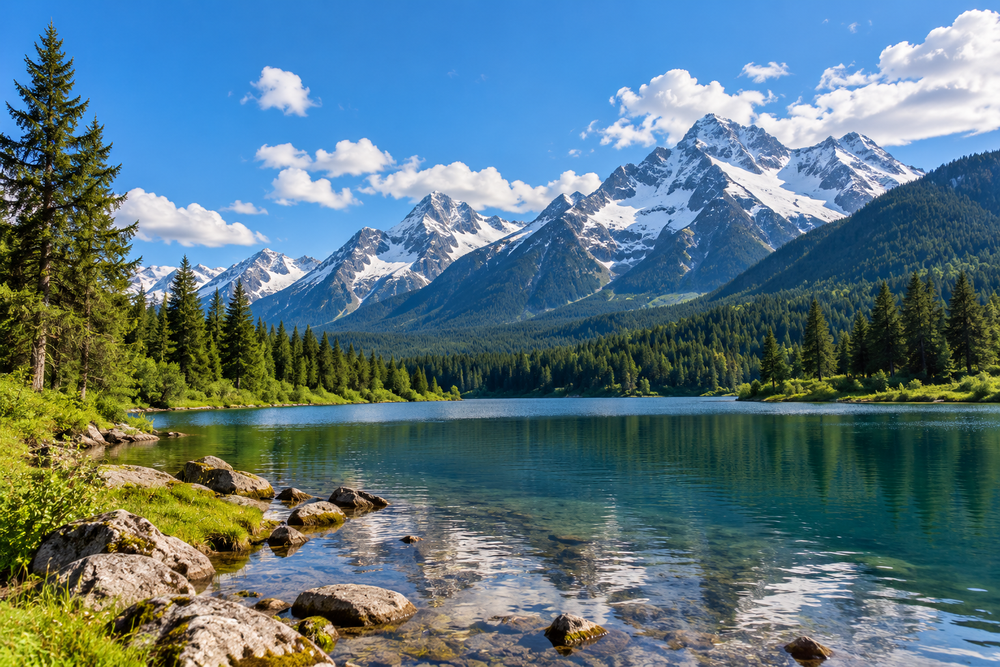
#> input picture Task 5(Image Enhancement)/input_image.png, 1000 x 667 px, shrunk from 1536 x 1024 before the run
$ python image_enhancement.py
#> lines starting #> are read from the running program, lines starting #| are printed output that depends on the picture
from PIL import Image, ImageEnhance, ImageFilter
import os

input_file = "input_image.png"
output_file = "enhanced_image.png"

if not os.path.exists(input_file):
    print("Input image not found.")

else:
    image = Image.open(input_file)
#> image is the input picture: PIL image 1000x667 RGB; mean R, G, B 89.9, 118.2, 128.1

    print("================================")
    print("IMAGE ENHANCEMENT")
    print("================================")
    print()

    print("Input Image     :", input_file)
    print("Original Size   :", image.size)
#| Original Size   : (1000, 667)

    # Enhance contrast
    enhanced = ImageEnhance.Contrast(image).enhance(1.5)
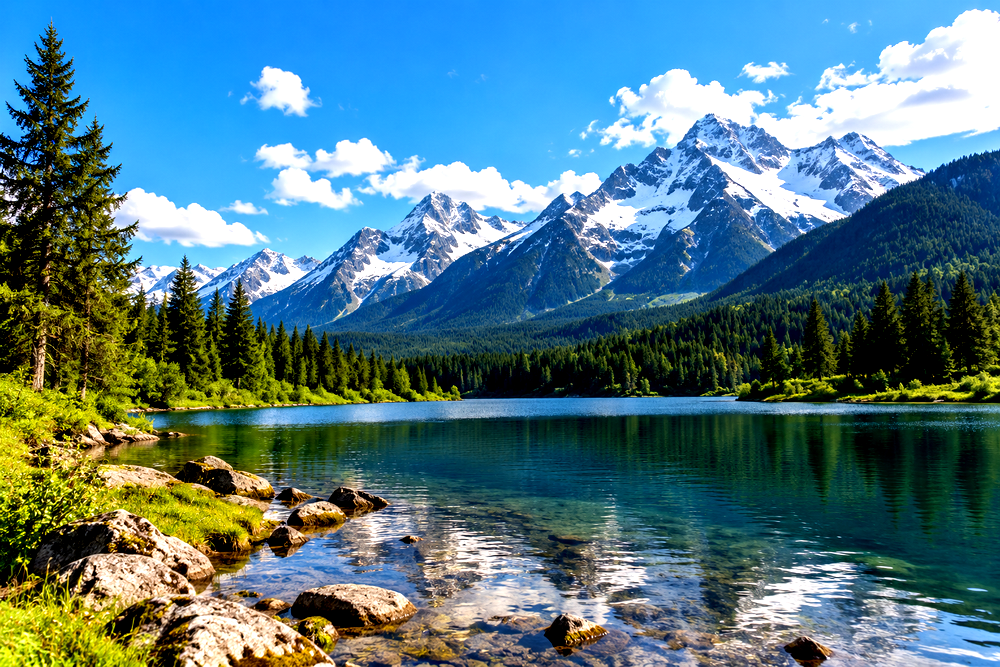
#> enhanced: PIL image 1000x667 RGB; mean R, G, B 81.7, 120.9, 132

    # Enhance color
    enhanced = ImageEnhance.Color(enhanced).enhance(1.2)
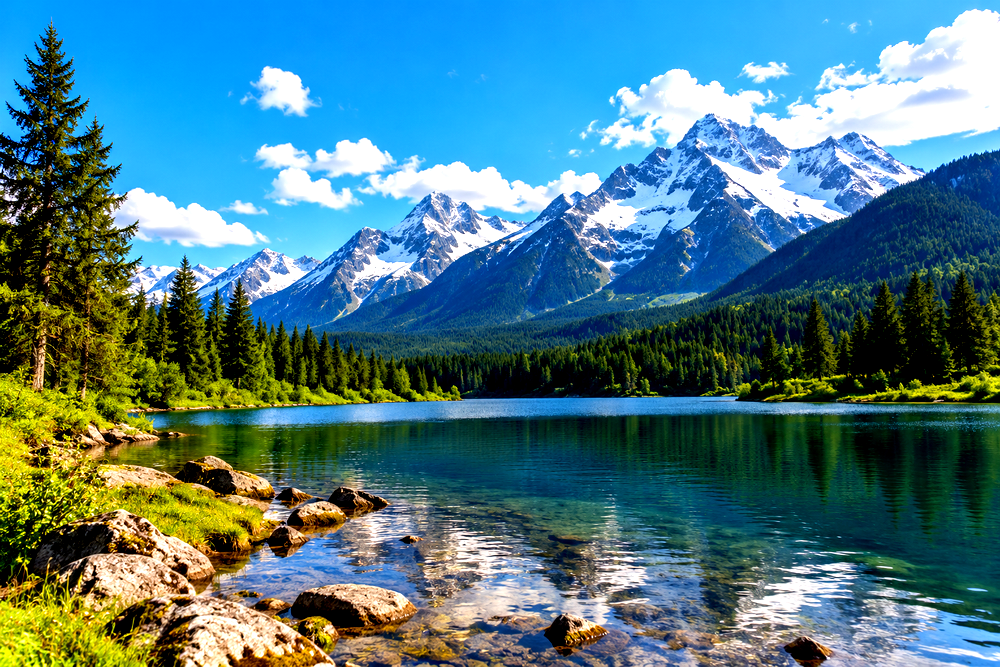
#> enhanced: PIL image 1000x667 RGB; mean R, G, B 76.7, 122.7, 133.3

    # Enhance sharpness
    enhanced = ImageEnhance.Sharpness(enhanced).enhance(3.0)
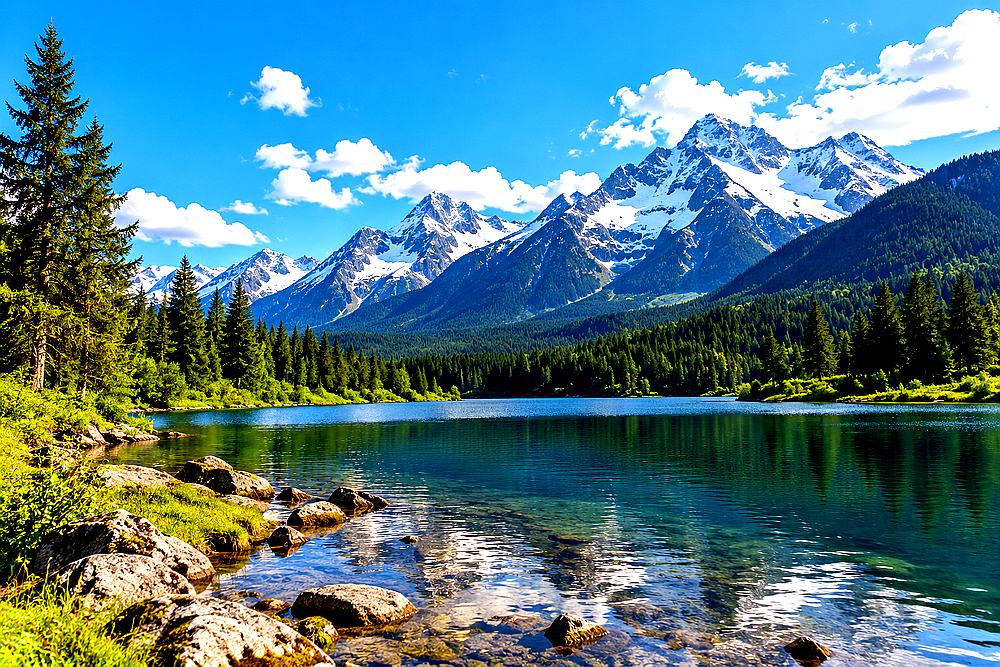
#> enhanced: PIL image 1000x667 RGB; mean R, G, B 77.2, 122.8, 133.4

    # Apply additional sharpening
    enhanced = enhanced.filter(
        ImageFilter.UnsharpMask(
            radius=2,
            percent=150,
            threshold=3
        )
    )
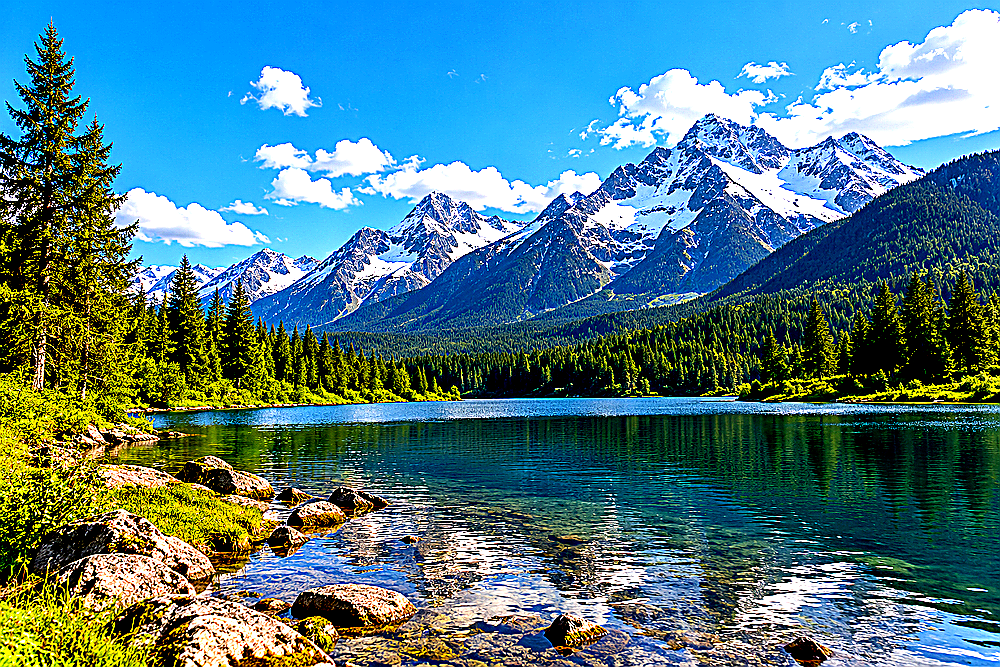
#> enhanced: PIL image 1000x667 RGB; mean R, G, B 79.6, 123.7, 133.3

    enhanced.save(output_file)

    print()
    print("Enhancement completed!")
    print("Output Image    :", output_file)
    print("Enhanced Size   :", enhanced.size)
#| Enhanced Size   : (1000, 667)
